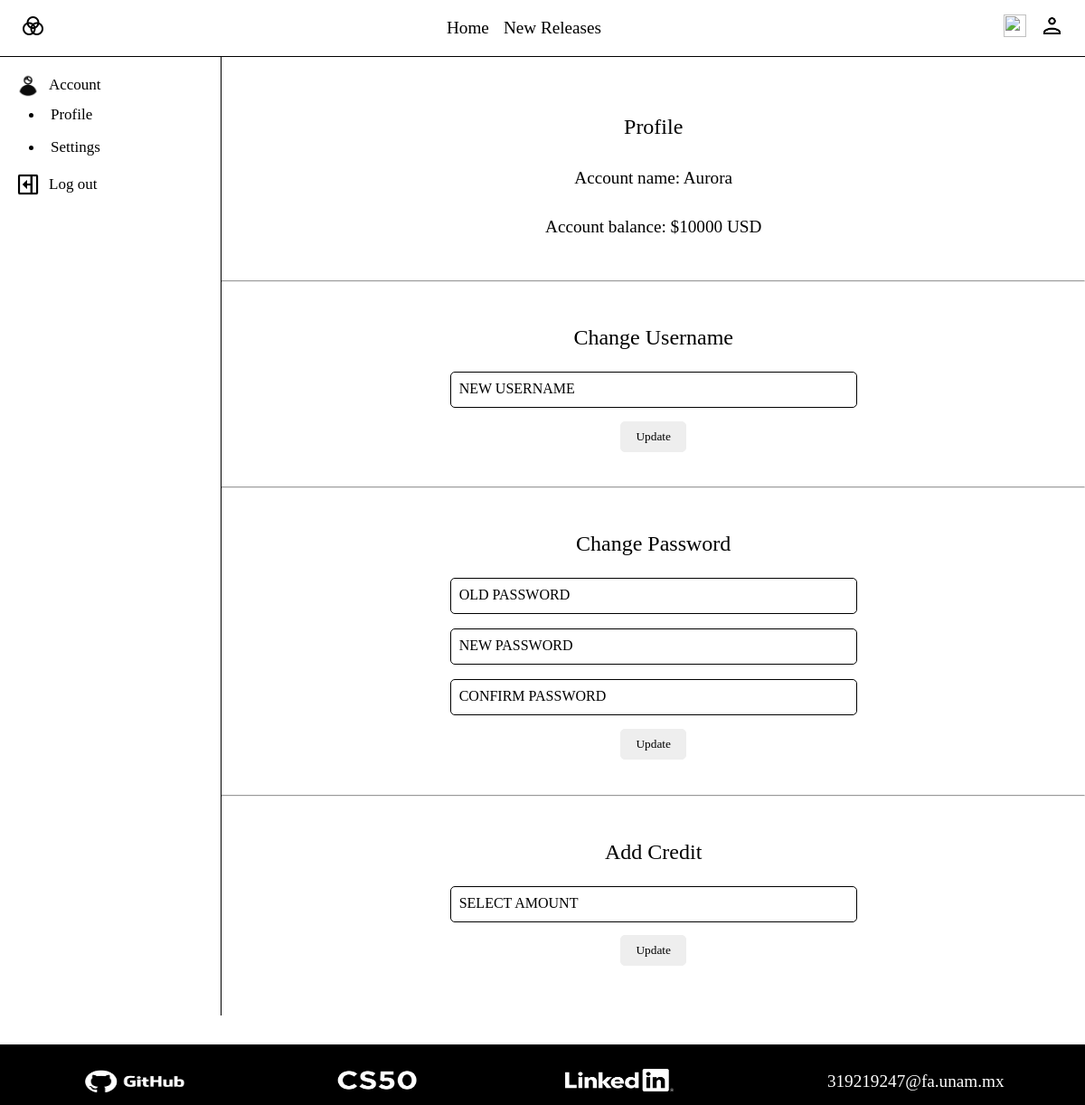
Page /user (signed in) on the earlier database version.
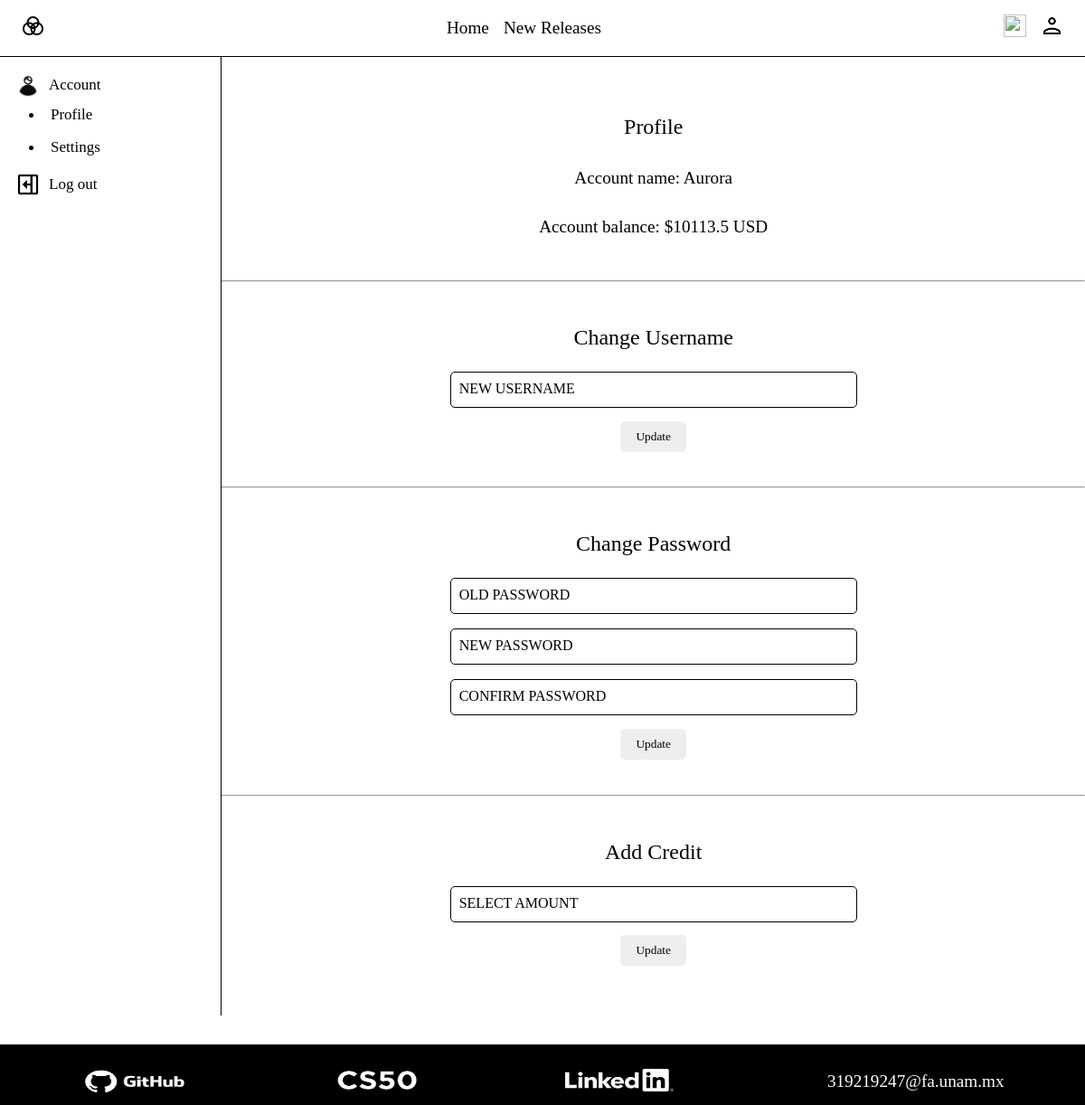
Same page on the later database version.
### tables this page shows
CREATE TABLE users (id INTEGER PRIMARY KEY AUTOINCREMENT, username TEXT NOT NULL, hash TEXT NOT NULL, money MONEY DEFAULT 10000.00);

### app.py (the view, shortened to what this page needs)
@app.route("/user", methods=["GET", "POST"])
def user():
    if request.method == "GET":
        try:
            if session["user_id"]:
                loggedUsername = db.execute(
                    "SELECT username FROM users WHERE id = ?", session["user_id"]
                )
                loggedMoney = db.execute(
                    "SELECT money FROM users WHERE id = ?", session["user_id"]
                )
                loggedUsername = loggedUsername[0]["username"]
                loggedMoney = loggedMoney[0]["money"]
                loggedMoney = round(loggedMoney, 2)
                return render_template(
                    "user.html", loggedUsername=loggedUsername, loggedMoney=loggedMoney
                )
        except:
            return render_template("user.html")

### templates/user.html (shortened to what this page needs)
{% extends "layout.html" %}
{% block content %}
<div class="flex ">
    <div class="user-options">
        {% if "user_id" in session %}
        <div class="options">
            <button id="account-button">
                <img src="/static/icons/user2.png" alt="">
                <span>Account</span>
            </button>
        </div>
        <ul class="account-options">
            <li>
                <div class="options">
                    <button id="balance-30-bar">
                        <span>Profile</span>
                    </button>
                </div>
            </li>
            <li>
                <div class="options">
                    <button id="settings-30-bar">
                        <span>Settings</span>
                    </button>
                </div>
            </li>
        </ul>
        <div class="options">
            <button id="log-out">
                <img src="/static/icons/log-out.png" alt="">
                <span>Log out</span>
            </button>
        </div>
        {% endif %}
    </div>
    <div class="user-lateral">
        {% if "user_id" in session %}
        <div class="70bar " id="profile-70-bar">
            <div class="user-info">
                <div class="box">
                    <h2>Profile </h2>
                    <span>Account name: {{ loggedUsername }} </span>
                    <span>Account balance: ${{ loggedMoney }} USD </span>
                </div>
            </div>
            <hr>
            <div class="box">
                <h2>Change Username </h2>
                <form action="/user" method="post">
                    <div class="inputBox">
                        <input autocomplete="off" class="" id="update-username" name="update-username" type="text"
                            required>
                        <span>New Username</span>
                    </div>
                    <button class="btn " type="submit" name="submit_button" value="update-username">Update</button>
                </form>
            </div>
            <hr>
            <div class="box">
                <h2>Change Password </h2>
                <form action="/user" method="post">
                    <div class="inputBox">
                        <input autocomplete="off" class="" id="old-password" name="old-password" type="password"
                            required>
                        <span>Old Password</span>
                    </div>
                    <div class="inputBox">
                        <input autocomplete="off" class="" id="update-password" name="update-password" type="password"
                            required>
                        <span>New Password</span>
                    </div>
                    <div class="inputBox">
                        <input autocomplete="off" class="" id="update-confirmation" name="update-confirmation"
                            type="password" required>
                        <span>Confirm password</span>
                    </div>
                    <button class="btn" type="submit" name="submit_button" value="update-password">Update</button>
                </form>
            </div>
            <hr>
            <div class="box">
                <h2>Add Credit </h2>
                <form action="/user" method="post">
                    <div class="inputBox">
                        <input autocomplete="off" class="" id="update-money" name="update-money" type="number"
                            step="0.01" required>
                        <span>Select Amount</span>
                    </div>
                    <button class="btn" type="submit" name="submit_button" value="update-money">Update</button>
                </form>
            </div>
        </div>
        {% endif %}
    </div>
</div>
{% endblock %}

Differences in the rows shown:
changed users "Aurora": money "10000" → (not shown)
Other differences:
{{ loggedMoney }}: (not shown) → "10113.5"
